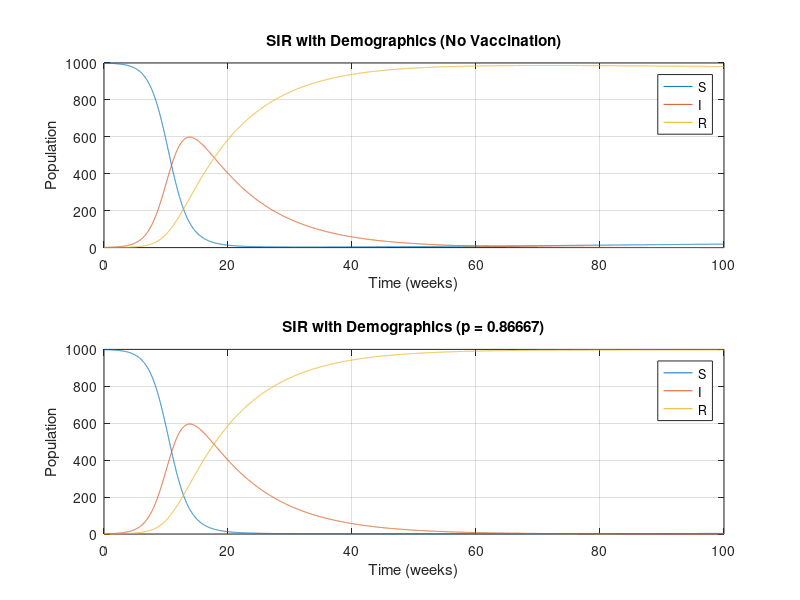
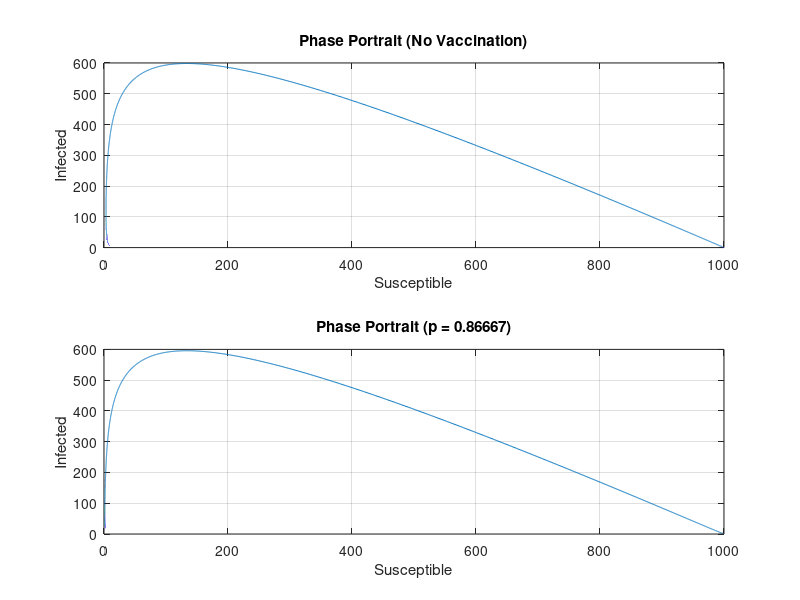

Write the MATLAB code that produced these figures, in order.
function task_3b(N)
   % Model parameters
   if nargin < 1, N = 1000; end
   beta = 0.1;         % Recovery rate (1/10 days)
   R0 = 7.5;          % Basic reproduction number
   alpha = R0 * beta;  % Infection rate
   mu = 0.0003;       % Birth/death rate
   pcrit = 1 - 1/R0;  % Critical vaccination rate
   tMax = 100;        % Simulation time in weeks
   dt = 0.01;         % Time step

   % Initial conditions
   % No vaccination
   S1 = N - 1;
   I1 = 1;
   R1 = 0;
   % With vaccination
   S2 = N - 1;
   I2 = 1;
   R2 = 0;  

   % Arrays for storing results
   steps = tMax/dt;
   S1_prog = zeros(steps, 1);
   I1_prog = zeros(steps, 1);
   R1_prog = zeros(steps, 1);

   S2_prog = zeros(steps, 1);
   I2_prog = zeros(steps, 1);
   R2_prog = zeros(steps, 1);
   time = zeros(steps, 1);

   % Simulate using Euler method
   for i = 1:steps
       % Store current state
       S1_prog(i) = S1; I1_prog(i) = I1; R1_prog(i) = R1;
       S2_prog(i) = S2; I2_prog(i) = I2; R2_prog(i) = R2;
       time(i) = (i-1)*dt;

       % No vaccination
       dS1 = -alpha*S1*I1/N - mu*S1 + mu*N;
       dI1 = alpha*S1*I1/N - beta*I1 - mu*I1;
       dR1 = beta*I1 - mu*R1;

       % With vaccination
       dS2 = -alpha*S2*I2/N - mu*S2 + mu*N*(1-pcrit);
       dI2 = alpha*S2*I2/N - beta*I2 - mu*I2;
       dR2 = beta*I2 - mu*R2 + mu*N*pcrit;

       % Update using Euler step
       S1 = S1 + dS1*dt; I1 = I1 + dI1*dt; R1 = R1 + dR1*dt;
       S2 = S2 + dS2*dt; I2 = I2 + dI2*dt; R2 = R2 + dR2*dt;
   end

   % Plot time evolution
   figure(1);
   subplot(2,1,1);
   plot(time, [S1_prog I1_prog R1_prog]);
   title('SIR with Demographics (No Vaccination)');
   legend('S', 'I', 'R');
   xlabel('Time (weeks)');
   ylabel('Population');
   grid on;

   subplot(2,1,2);
   plot(time, [S2_prog I2_prog R2_prog]);
   title(['SIR with Demographics (p = ' num2str(pcrit) ')']);
   legend('S', 'I', 'R');
   xlabel('Time (weeks)');
   ylabel('Population');
   grid on;

   % Plot phase portraits
   figure(2);
   subplot(2,1,1);
   plot(S1_prog, I1_prog);
   title('Phase Portrait (No Vaccination)');
   xlabel('Susceptible');
   ylabel('Infected');
   grid on;

   subplot(2,1,2);
   plot(S2_prog, I2_prog);
   title(['Phase Portrait (p = ' num2str(pcrit) ')']);
   xlabel('Susceptible');
   ylabel('Infected');
   grid on;
end